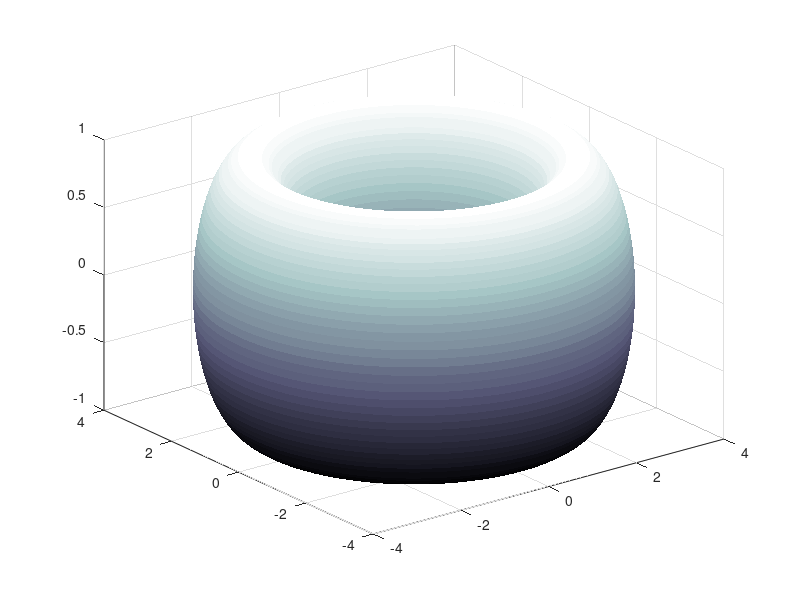

Recreate this plot in MATLAB. (Note: this script raises an error after producing the figure.)

close all;
clear all;
clc;

t = [0:0.1:100];

theta10 = 0;
theta20 = 0;

omega1 = sqrt(.17);
omega2 = sqrt(.19);

theta1 = omega1*pi*t + theta10;
theta2 = omega2*pi*t + theta20;

% Create Torus

u = (0:0.01:1)*2*pi;
v = (0:0.01:1)*2*pi;

[U,V] = meshgrid(u,v);

% a is outer radius of torus
% b is inner radius of torus

a = 3;
b = 1;

% Parametric equations for torus

X = (a+b.*cos(V)).*cos(U);
Y = (a+b.*cos(V)).*sin(U);
Z = b.*sin(V);

figure
surf(X,Y,Z,'EdgeColor','none')
colormap(bone)
alpha(0.5)
axis equal
axis off
hold on

% sample points

X = (a+b.*cos(theta2)).*cos(theta1);
Y = (a+b.*cos(theta2)).*sin(theta1);
Z = b.*sin(theta2);

figure(1)
plot3(X,Y,Z,'k.','MarkerSize',6)
%set(gcf,'Position',[100 200 200 150])

